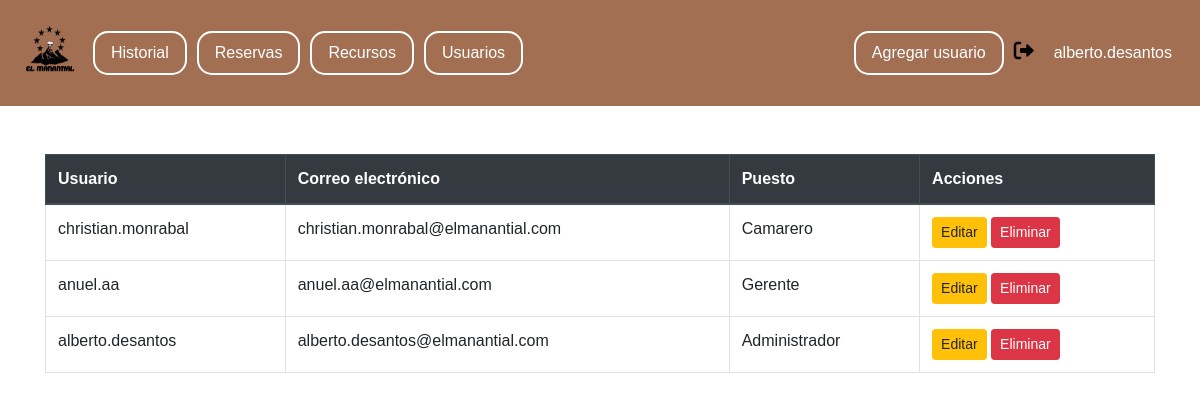
The page /public/usuarios.php (signed in) on the database its author committed.
### tables this page shows
CREATE TABLE tbl_usuario (
    id_usuario INT AUTO_INCREMENT PRIMARY KEY,
    nombre_usuario VARCHAR(30) NOT NULL,
    tipo_usuario ENUM('camarero', 'gerente', 'mantenimiento', 'administrador') NOT NULL,
    email_usuario VARCHAR(50) NOT NULL UNIQUE,
    password_usuario VARCHAR(255) NOT NULL
);

### public/usuarios.php (the view, shortened to what this page needs)
<?php
include_once '../db/conexion.php';
$query = "SELECT * FROM tbl_usuario";
$stmt = $conn->prepare($query);
$stmt->execute();
$usuarios = $stmt->fetchAll(PDO::FETCH_ASSOC);
?>
<!DOCTYPE html>
<html lang="es">
<head>
    <link rel="stylesheet" href="https://cdnjs.cloudflare.com/ajax/libs/font-awesome/6.0.0-beta3/css/all.min.css">
    <link rel="stylesheet" href="https://stackpath.bootstrapcdn.com/bootstrap/4.5.2/css/bootstrap.min.css">
    <link rel="stylesheet" href="../css/usuarios.css">
</head>
<body>
<div class="navbar">
    <a href="../index.php">
        <img src="../img/icon.png" class="icon">
    </a>
    <a href="./historial.php" class="right-link">Historial</a>
    <a href="./reservas.php" class="right-link">Reservas</a>
    <?php if ($_SESSION['tipo_usuario'] === 'administrador'): ?>
        <a href="./recursos.php" class="right-link">Recursos</a>
        <a href="./usuarios.php" class="right-link">Usuarios</a>
    <?php endif; ?>
    <div class="user-info">
        <a href="add_usuario.php" class="add-user-button">Agregar usuario</a>
        <a href="../private/logout.php" class="logout-icon">
            <i class="fas fa-sign-out-alt" style="font-size: 20px; color: #000; margin-right: 10px;"></i>
        </a>
        <span><?php echo $_SESSION['nombre_usuario']; ?></span>
    </div>
</div>
<div class="container mt-5">
    <table class="table table-bordered">
        <thead class="thead-dark">
            <tr>
                <th>Usuario</th>
                <th>Correo electrónico</th>
                <th>Puesto</th>
                <th>Acciones</th>
            </tr>
        </thead>
        <tbody>
            <?php foreach ($usuarios as $usuario): ?>
            <tr>
                <td><?php echo $usuario['nombre_usuario']; ?></td>
                <td><?php echo $usuario['email_usuario']; ?></td>
                <td><?php echo ucfirst($usuario['tipo_usuario']); ?></td>
                <td>
                <a href="update_usuario.php?id=<?php echo $usuario['id_usuario']; ?>" class="btn btn-warning btn-sm">Editar</a>
                <button class="btn btn-danger btn-sm" onclick="confirmarEliminarUsuario(<?php echo $usuario['id_usuario']; ?>)">Eliminar</button>
                </td>
            </tr>
            <?php endforeach; ?>
        </tbody>
    </table>
</div>
</body>
</html>

### css/usuarios.css (style rules this page uses)
body { font-family: Arial, sans-serif; margin: 0; padding: 0; height: 100vh; }
.navbar { background-color: #a36f53; color: #fff; padding: 8px; display: flex; justify-content: space-between; align-items: center; }
.icon { height: 90px; width: 85px; }
.navbar .user-info { display: flex; align-items: center; justify-content: flex-end; margin-left: auto; margin-right: 20px; }
.navbar .user-info span { margin-left: 10px; }
.navbar .user-info .add-user-button { text-decoration: none; color: white; font-size: 16px; padding: 8px 16px; margin-right: 10px; border: 2px solid white; border-radius: 15px; transition: background-color 0.3s, color 0.3s; }
.right-link { text-decoration: none; color: white; font-size: 16px; padding: 8px 16px; margin-right: 10px; border: 2px solid white; border-radius: 15px; transition: background-color 0.3s, color 0.3s; }

### rows shown on the page
tbl_usuario: nombre_usuario "christian.monrabal", email_usuario "christian.monrabal@elmanantial.com", tipo_usuario "Camarero"
tbl_usuario: nombre_usuario "anuel.aa", email_usuario "anuel.aa@elmanantial.com", tipo_usuario "Gerente"
tbl_usuario: nombre_usuario "alberto.desantos", email_usuario "alberto.desantos@elmanantial.com", tipo_usuario "Administrador"

### other values the page prints
$_SESSION['nombre_usuario'] "alberto.desantos"
